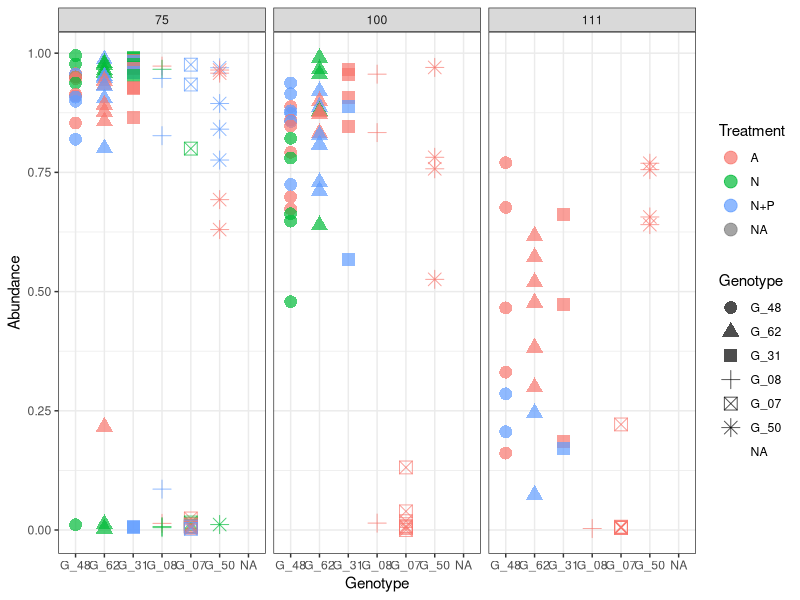
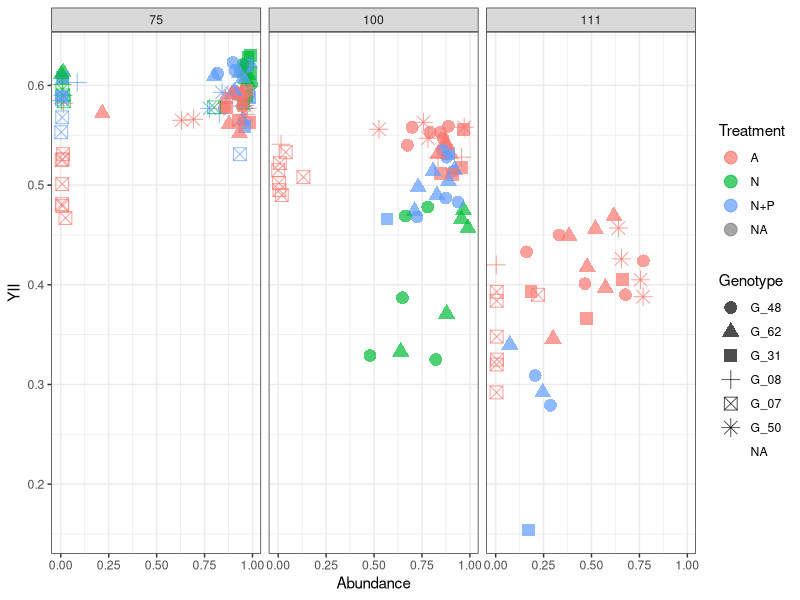
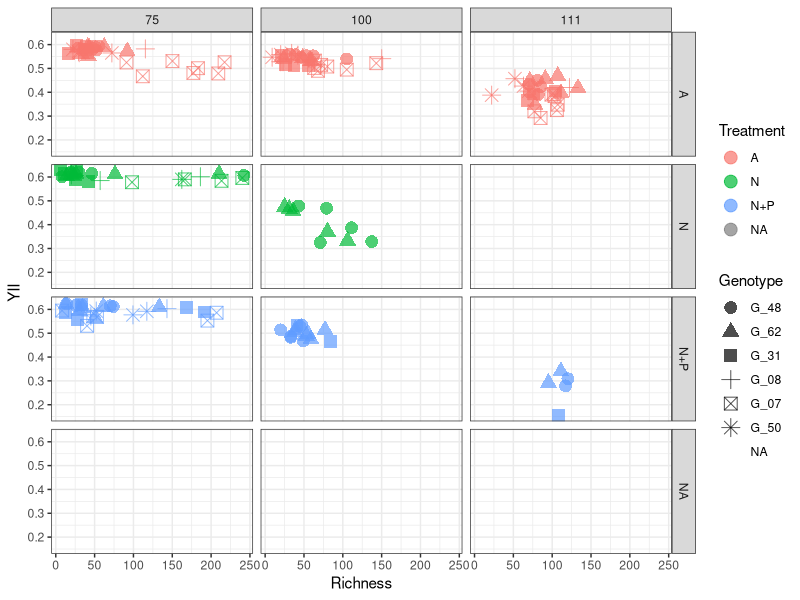
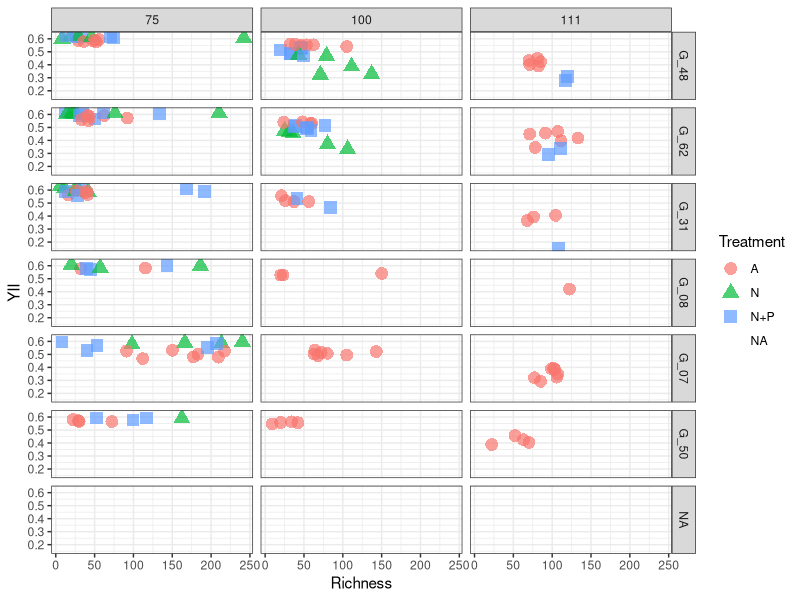
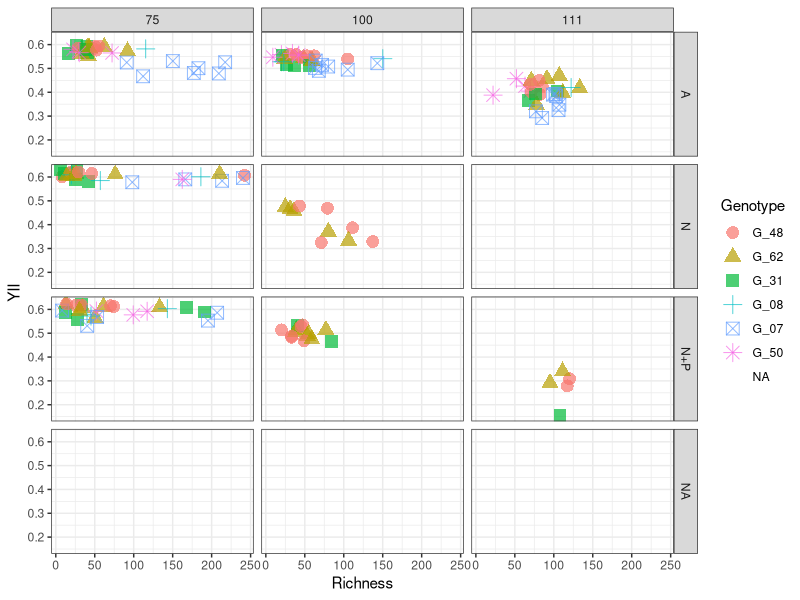
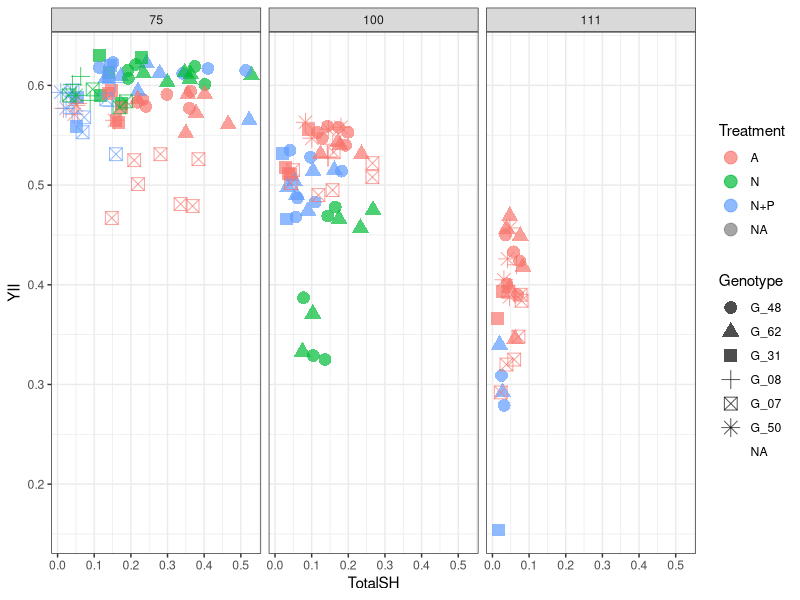
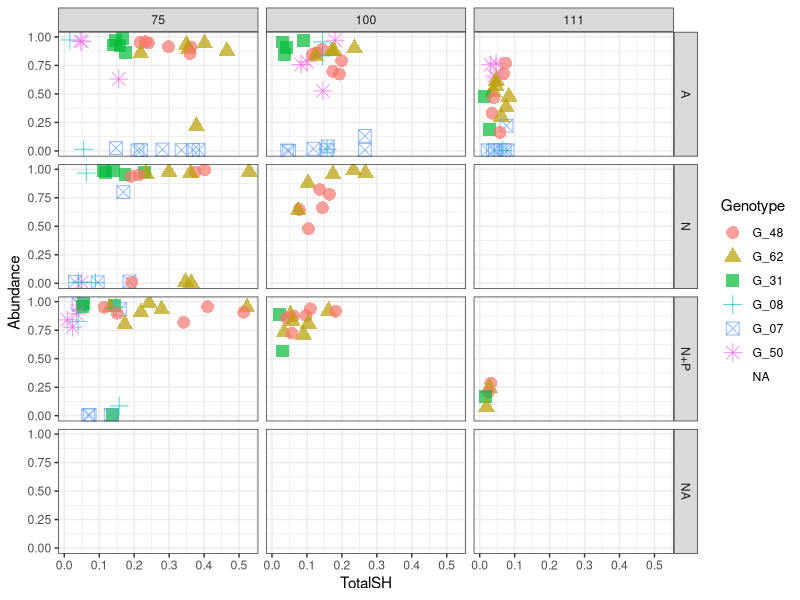
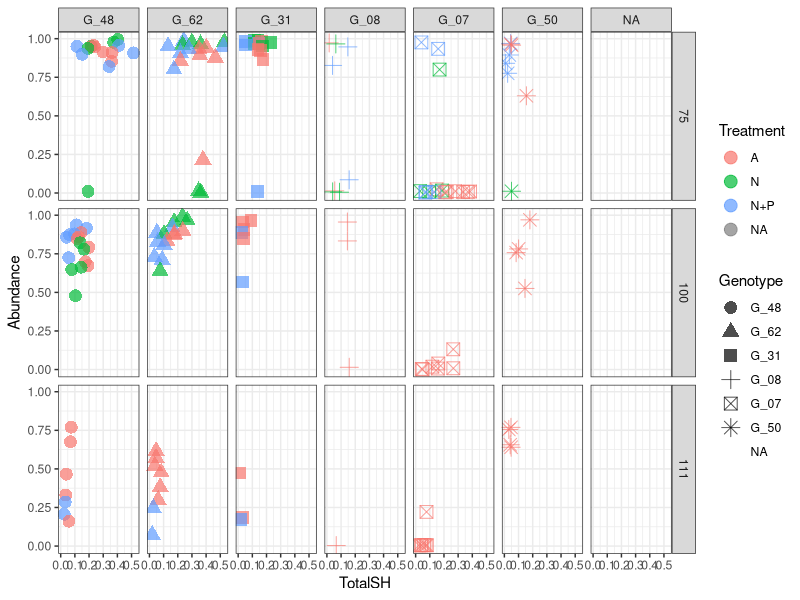

These figures' R source, in order:
## ---- chunk 1
knitr::opts_chunk$set(echo = TRUE, warning=FALSE, message=FALSE, fig.width=7, fig.height=7)
## ---- chunk 2

# Load libraries and sources required to run the script
    library(tidyverse)
    library(ggthemes)
    library(lmerTest)
    library(emmeans)
    library(multcomp)
    library(effects)
    library(gridExtra)
    library(rstatix)

# Default ggplot settings

   Fill.colour<-scale_colour_manual(values = c ("#4A6CAA", "#469B53", "#AA4A74"))

    ggthe_bw<-theme_bw() + theme(panel.grid.major = element_blank(), 
                    panel.grid.minor = element_blank(),
                    #panel.background = element_blank(), 
                    axis.line = element_line(colour = "black"),
                    plot.background=element_blank(),
                    legend.title = element_blank(), 
                    legend.box.background = element_rect(),
                    panel.background =element_rect(fill = NA, color = "white"),
                    legend.position="bottom",
                    strip.background =element_rect(fill=NA))
## ---- chunk 3
  YII.76<-read.csv("YII_76.csv", header = T)
  YII.99<-read.csv("YII_99.csv", header = T)
  YII.110<-read.csv("YII_110.csv", header = T)
  
  Rick.data<-read.csv("rick_allDays.csv", header = T)
  Rick.75<-subset(Rick.data, Days=="Day75")
  Rick.100<-subset(Rick.data, Days=="Day100")
  Rick.111<-subset(Rick.data, Days=="Day111")
  
  YII.R.76<-left_join(Rick.75, YII.76, by = "Fragment")
  summary(YII.R.76)
  
  YII.R.99<-left_join(Rick.100, YII.99, by = "Fragment")
  summary(YII.R.99)
  
  YII.R.110<-left_join(Rick.111, YII.110, by = "Fragment")
  summary(YII.R.110)

YII.R<-rbind(YII.R.76, YII.R.99)  
YII.R<-rbind(YII.R, YII.R.110)  

str(YII.R)
  
## ---- chunk 4
# Organize data type
      #YII.data$Date <-as.Date(YII.data$Date.y, "%Y-%m-%d")
      #YII.data$Days<-(as.numeric(YII.data$Date) -17485)
      #Time as a factor, not as int
      #str(YII.data)
      #YII.data$DaysF<-as.factor(YII.data$Days)

      YII.R$Treatment <- as.factor(YII.R$Treatment.y)
      YII.R$Fragment <- as.character(YII.R$Fragment)
      
      YII.R$Genotype<-factor(as.character(YII.R$Genotype.y), 
                             levels=c("G_48", "G_62","G_31", 
                                      "G_08","G_07", "G_50"
                            ))  # Survivorship order

# Differentiate ambient from elevated nutrients (N and N+P)      
      YII.R$Nutrients<-"Nutrients"
      YII.R$Nutrients[YII.R$Treatment=="A"]<-"Ambient"
 
# Check the data
      str(YII.R)
      summary(YII.R)
## ---- chunk 5


YII_Abundance<- ggplot(YII.R, aes (Genotype, Abundance,
                                   colour=Treatment, shape=Genotype)) +
        geom_point(size=4, alpha=.7) +   theme_bw() + facet_grid(~Day)
YII_Abundance


YII_Abundance<- ggplot(YII.R, aes (Abundance, YII, colour=Treatment, shape=Genotype)) +
        geom_point(size=4, alpha=.7) +   theme_bw() + facet_grid(~Day)
YII_Abundance

#YII_Abundance<- ggplot(YII.R, aes (Abundance, YII, colour=Treatment)) +
#        geom_point(size=4, alpha=.7) +   theme_bw() + facet_grid(Genotype~Day)
#YII_Abundance
    

YII_Richness<- ggplot(YII.R, aes (Richness, YII, colour=Treatment, shape=Genotype)) +
        geom_point(size=4, alpha=.7) +   theme_bw() + facet_grid(Treatment~Day)
YII_Richness

YII_Richness<- ggplot(YII.R, aes (Richness, YII, colour=Treatment, shape=Treatment)) +
        geom_point(size=4, alpha=.7) +   theme_bw() + facet_grid(Genotype~Day)
YII_Richness


YII_Richness<- ggplot(YII.R, aes (Richness, YII, colour=Genotype, shape=Genotype)) +
        geom_point(size=4, alpha=.7) +   theme_bw() + facet_grid(Treatment~Day)
YII_Richness


YII_S_H<- ggplot(YII.R, aes (TotalSH, YII, colour=Treatment, shape=Genotype)) +
        geom_point(size=4, alpha=.7) +   theme_bw() + facet_grid(~Day)
YII_S_H

YII_S_H<- ggplot(YII.R, aes (TotalSH, Abundance, colour=Genotype, shape=Genotype)) +
        geom_point(size=4, alpha=.7) +   theme_bw() + facet_grid(Treatment~Day)
YII_S_H

YII_S_H<- ggplot(YII.R, aes (TotalSH, Abundance, colour=Treatment, shape=Genotype)) +
        geom_point(size=4, alpha=.7) +   theme_bw() + facet_grid(Day~Genotype)
YII_S_H

## ---- chunk 6
YII_Abundance<- ggplot(data=subset(YII.R, Day==75), aes (Abundance, YII, colour=Treatment, shape=Genotype)) +
        geom_point(size=4, alpha=.7) +   theme_bw() + facet_wrap(~Genotype)
YII_Abundance
    
YII_Richness<- ggplot(data=subset(YII.R, Day==75), aes (Richness, YII, colour=Treatment, shape=Genotype)) +
        geom_point(size=4, alpha=.7) +   theme_bw() + facet_wrap(~Genotype)
YII_Richness

YII_Richness<- ggplot(data=subset(YII.R, Day==100), aes (Richness, YII, colour=Treatment, shape=Genotype)) +
        geom_point(size=4, alpha=.7) +   theme_bw() + facet_wrap(~Genotype)
YII_Richness


YII_S_H<- ggplot(data=subset(YII.R, Day==75), aes (TotalSH, YII, colour=Treatment)) +
  geom_point(aes(size=Abundance),alpha=.7) +   theme_bw() + facet_wrap(~Genotype)
YII_S_H

YII_S_H<- ggplot(data=subset(YII.R, Day==75), aes (TotalSH, YII, colour=Treatment)) +
  geom_point(aes(size=Richness),alpha=.7) +   theme_bw() + facet_wrap(~Genotype)
YII_S_H

Abundance_S_H<- ggplot(data=subset(YII.R, Day==75), aes (Abundance, TotalSH, colour=Treatment, shape=Genotype)) +
        geom_point(size=4, alpha=.7) +   theme_bw() + facet_wrap(~Genotype)
Abundance_S_H
